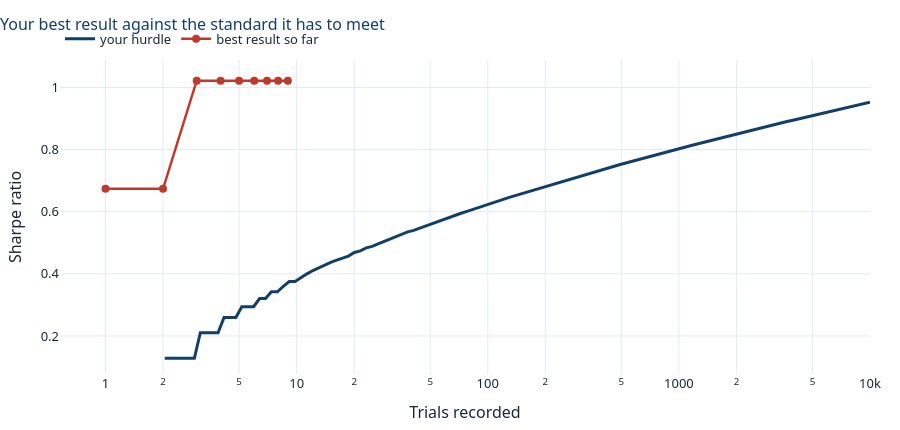

Write notebook code for a chart like this one.
### Code cell
sh = tc.sharpes
n_axis = np.logspace(0.31, 4, 120)

fig = go.Figure()
fig.add_trace(go.Scatter(x=n_axis, y=[a.expected_max_sharpe(n, sh.std(ddof=1))
                                      for n in n_axis],
                         line=dict(color=C["navy"], width=3), name="your hurdle"))
fig.add_trace(go.Scatter(x=np.arange(1, tc.n + 1), y=np.maximum.accumulate(sh),
                         mode="lines+markers", line=dict(color=C["red"], width=2.5),
                         marker=dict(size=8), name="best result so far"))
fig.update_xaxes(title="Trials recorded", type="log")
fig.update_yaxes(title="Sharpe ratio")
style(fig, height=430, title="Your best result against the standard it has to meet")
fig.show()

### Figure 1 — Plotly figure (JSON) as saved in the notebook; plotly's stock layout.template omitted (floating-point values rounded to 4 significant figures)
{"data": [{"line": {"color": "#123F69", "width": 3}, "name": "your hurdle", "type": "scatter", "x": [2.042, 2.193, 2.355, 2.529, 2.717, 2.918, 3.134, 3.366, 3.615, 3.882, 4.17, 4.478, 4.81, 5.165, 5.548, 5.958, 6.399, 6.873, 7.382, 7.928, 8.515, 9.145, 9.822, 10.55, 11.33, 12.17, 13.07, 14.04, 15.07, 16.19, 17.39, 18.67, 20.06, 21.54, 23.14, 24.85, 26.69, 28.66, 30.78, 33.06, 35.51, 38.14, 40.96, 43.99, 47.25, 50.74, 54.5, 58.53, 62.86, 67.52, 72.51, 77.88, 83.64, 89.83, 96.48, 103.6, 111.3, 119.5, 128.4, 137.9, 148.1, 159.0, 170.8, 183.5, 197.0, 211.6, 227.3, 244.1, 262.2, 281.6, 302.4, 324.8, 348.8, 374.6, 402.4, 432.1, 464.1, 498.5, 535.4, 575.0, 617.6, 663.3, 712.3, 765.1, 821.7, 882.5, 947.8, 1018.0, 1093.0, 1174.0, 1261.0, 1354.0, 1455.0, 1562.0, 1678.0, 1802.0, 1936.0, 2079.0, 2233.0, 2398.0, 2575.0, 2766.0, 2971.0, 3191.0, 3427.0, 3680.0, 3953.0, 4245.0, 4559.0, 4897.0, 5259.0, 5648.0, 6067.0, 6516.0, 6998.0, 7516.0, 8072.0, 8669.0, 9311.0, 10000.0], "y": [0.1282, 0.1282, 0.1282, 0.1282, 0.1282, 0.1282, 0.2103, 0.2103, 0.2103, 0.2103, 0.2595, 0.2595, 0.2595, 0.2941, 0.2941, 0.2941, 0.3207, 0.3207, 0.342, 0.342, 0.3599, 0.3751, 0.3751, 0.3884, 0.4001, 0.4106, 0.4201, 0.4288, 0.4367, 0.4441, 0.4509, 0.4572, 0.4688, 0.4741, 0.4838, 0.4883, 0.4967, 0.5043, 0.5114, 0.521, 0.5269, 0.535, 0.54, 0.547, 0.5556, 0.5614, 0.5687, 0.5753, 0.5815, 0.5886, 0.5951, 0.6011, 0.6078, 0.614, 0.6206, 0.6267, 0.6332, 0.6391, 0.6453, 0.651, 0.6574, 0.6634, 0.6689, 0.6749, 0.6809, 0.6864, 0.6922, 0.698, 0.7036, 0.7091, 0.7147, 0.7201, 0.7256, 0.7311, 0.7366, 0.742, 0.7473, 0.7526, 0.7579, 0.7631, 0.7683, 0.7736, 0.7787, 0.7839, 0.7889, 0.794, 0.799, 0.804, 0.8091, 0.814, 0.819, 0.8239, 0.8287, 0.8336, 0.8384, 0.8433, 0.848, 0.8528, 0.8575, 0.8622, 0.867, 0.8716, 0.8763, 0.8809, 0.8855, 0.8901, 0.8947, 0.8992, 0.9037, 0.9082, 0.9127, 0.9172, 0.9216, 0.926, 0.9304, 0.9348, 0.9392, 0.9436, 0.9479, 0.9522]}, {"line": {"color": "#C0392B", "width": 2.5}, "marker": {"size": 8}, "mode": "lines+markers", "name": "best result so far", "type": "scatter", "x": [1, 2, 3, 4, 5, 6, 7, 8, 9], "y": [0.6738, 0.6738, 1.022, 1.022, 1.022, 1.022, 1.022, 1.022, 1.022]}], "layout": {"colorway": ["#123F69", "#C0392B", "#2E8B6B", "#E8A33D", "#2E7EBB", "#7A8994"], "font": {"color": "#1C2833", "family": "Segoe UI, Helvetica, Arial, sans-serif", "size": 13}, "height": 430, "hoverlabel": {"font": {"size": 12}}, "legend": {"orientation": "h", "x": 0, "xanchor": "left", "y": 1.02, "yanchor": "bottom"}, "margin": {"b": 50, "l": 60, "r": 30, "t": 60}, "title": {"font": {"color": "#123F69", "size": 16}, "text": "Your best result against the standard it has to meet", "x": 0, "xanchor": "left"}, "xaxis": {"gridcolor": "#E2EBF4", "showgrid": true, "title": {"text": "Trials recorded"}, "type": "log", "zeroline": false}, "yaxis": {"gridcolor": "#E2EBF4", "showgrid": true, "title": {"text": "Sharpe ratio"}, "zeroline": false}}}
